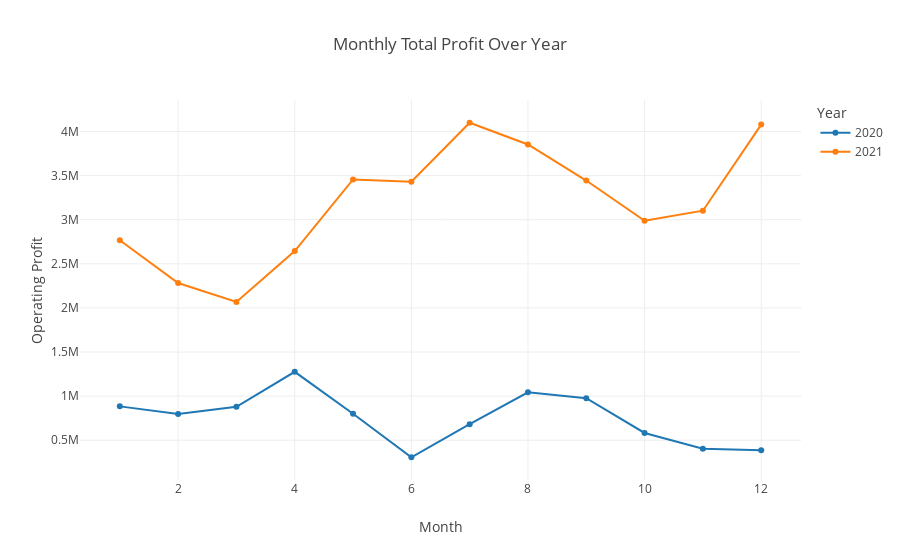

Notebook cell for this chart:
### Code cell
px.line(Monthly_Profit, x="Month", y="Operating Profit", color="Year" ,markers=True, template="none", title="Monthly Total Profit Over Year")

### Figure 1 — Plotly figure (JSON) as saved in the notebook; plotly's stock layout.template omitted (floating-point values rounded to 4 significant figures)
{"data": [{"hovertemplate": "Year=2020<br>Month=%{x}<br>Operating Profit=%{y}<extra></extra>", "legendgroup": "2020", "line": {"color": "#1F77B4", "dash": "solid"}, "marker": {"symbol": "circle"}, "mode": "markers+lines", "name": "2020", "orientation": "v", "showlegend": true, "type": "scatter", "x": [1, 2, 3, 4, 5, 6, 7, 8, 9, 10, 11, 12], "xaxis": "x", "y": [883800.0, 796800.0, 879300.0, 1275000.0, 800600.0, 307000.0, 681500.0, 1043000.0, 975900.0, 582300.0, 402800.0, 387300.0], "yaxis": "y"}, {"hovertemplate": "Year=2021<br>Month=%{x}<br>Operating Profit=%{y}<extra></extra>", "legendgroup": "2021", "line": {"color": "#FF7F0E", "dash": "solid"}, "marker": {"symbol": "circle"}, "mode": "markers+lines", "name": "2021", "orientation": "v", "showlegend": true, "type": "scatter", "x": [1, 2, 3, 4, 5, 6, 7, 8, 9, 10, 11, 12], "xaxis": "x", "y": [2766000.0, 2283000.0, 2067000.0, 2644000.0, 3457000.0, 3430000.0, 4099000.0, 3853000.0, 3444000.0, 2988000.0, 3102000.0, 4078000.0], "yaxis": "y"}], "layout": {"autosize": true, "legend": {"title": {"text": "Year"}, "tracegroupgap": 0}, "title": {"text": "Monthly Total Profit Over Year"}, "xaxis": {"anchor": "y", "autorange": true, "domain": [0, 1], "range": [0.3328, 12.67], "title": {"text": "Month"}, "type": "linear"}, "yaxis": {"anchor": "x", "autorange": true, "domain": [0, 1], "range": [-5866.0, 4412000.0], "title": {"text": "Operating Profit"}, "type": "linear"}}}
